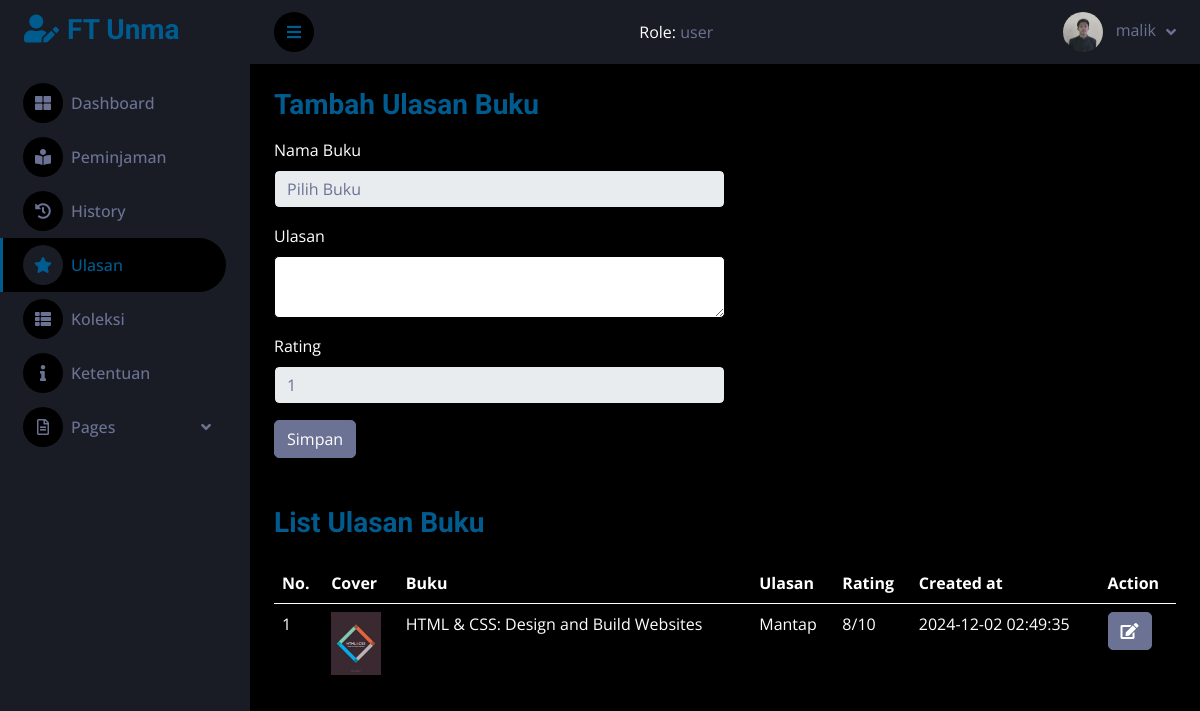
The app's page /dashboard/ulasan.php (signed in) with its own data.
### tables this page shows
CREATE TABLE `user` (
  `UserID` int(11) NOT NULL,
  `Username` varchar(255) NOT NULL,
  `Password` varchar(255) NOT NULL,
  `NPM` int(11) NOT NULL,
  `Email` varchar(255) NOT NULL,
  `NamaLengkap` varchar(255) NOT NULL,
  `Alamat` text NOT NULL,
  `Role` enum('user','petugas','admin') DEFAULT 'user',
  `status` enum('unactive','active') DEFAULT 'unactive',
  `Gambar` varchar(255) DEFAULT NULL,
  `created_at` datetime NOT NULL DEFAULT current_timestamp()
);

CREATE TABLE `ulasanbuku` (
  `UlasanID` int(11) NOT NULL,
  `UserID` int(11) NOT NULL,
  `BukuID` int(11) NOT NULL,
  `Ulasan` text NOT NULL,
  `Rating` int(11) NOT NULL,
  `Created_at` timestamp NOT NULL DEFAULT current_timestamp()
);

CREATE TABLE `buku` (
  `BukuID` int(11) NOT NULL,
  `Judul` varchar(255) NOT NULL,
  `Penulis` varchar(255) NOT NULL,
  `Penerbit` varchar(255) NOT NULL,
  `TahunTerbit` int(11) NOT NULL,
  `JumlahBuku` varchar(3) NOT NULL,
  `ISBN` varchar(17) NOT NULL,
  `Gambar` varchar(255) DEFAULT NULL
);

### dashboard/get_gambar.php (called while the page is built)
<?php
if (isset($_SESSION['username'])) {
    $username = $_SESSION['username'];
    $sql = mysqli_query($conn, "SELECT * FROM user WHERE Username='$username'");
    $data = mysqli_fetch_array($sql);
}
?>

### dashboard/ulasan.php (the view, shortened to what this page needs)
<?php
include "../koneksi.php";
include "get_gambar.php";
?>
<!DOCTYPE html>
<html lang="en">
<head>
    <link href="https://cdnjs.cloudflare.com/ajax/libs/font-awesome/5.10.0/css/all.min.css" rel="stylesheet">
    <link href="https://cdn.jsdelivr.net/npm/bootstrap-icons@1.4.1/font/bootstrap-icons.css" rel="stylesheet">
    <link href="lib/owlcarousel/assets/owl.carousel.min.css" rel="stylesheet">
    <link href="lib/tempusdominus/css/tempusdominus-bootstrap-4.min.css" rel="stylesheet" />
    <link href="css/bootstrap.min.css?version=1.2" rel="stylesheet">
    <link href="css/style.css?version=1.1" rel="stylesheet">
</head>
<body>
    <div class="container-fluid position-relative d-flex p-0">
        <?php
        require "sidebar.php";
        ?>
        <div class="content">
            <?php
            require "navbar.php";
            ?>
            <div class="container-fluid pt-4 px-4">
                <div class="col-12 col-md-6">
                    <h3 style="color: #005b8f;">Tambah Ulasan Buku</h3>
                    <form action="" method="post" enctype="multipart/form-data">
                        <div class="my-3">
                            <label for="BukuID" class="mb-2 text-white">Nama Buku</label>
                            <select id="BukuID" name="BukuID" class="form-control" required>
                                <option value="">Pilih Buku</option>
                            </select>
                        </div>
                        <div class="my-3">
                            <label for="Ulasan" class="mb-2" style="color: white;">Ulasan</label>
                            <textarea class="form-control" style="color: black; background: white;" name="Ulasan" id="Ulasan" required></textarea>
                        </div>
                        <div class="my-3">
                            <label for="Rating" class="mb-2" style="color: white;">Rating</label>
                            <select name="Rating" class="form-control" id="Rating" required>
                                <?php for ($i = 1; $i <= 10; $i++): ?>
                                    <option value="<?php echo $i; ?>"><?php echo $i; ?></option>
                                <?php endfor; ?>
                            </select>
                        </div>
                        <div>
                            <button type="submit" class="btn btn-light" name="simpan">Simpan</button>
                        </div>
                    </form>
                </div>
                <div class="mt-5">
                    <h3 style="color: #005b8f;">List Ulasan Buku</h3>
                    <div class="table-responsive mt-4">
                        <table class="table" style="color: white;">
                            <thead>
                                <tr>
                                    <th>No.</th>
                                    <th>Cover</th>
                                    <th>Buku</th>
                                    <th>Ulasan</th>
                                    <th>Rating</th>
                                    <th>Created at</th>
                                    <th>Action</th>
                                </tr>
                            </thead>
                            <tbody>
                                <?php
                                $userID = $_SESSION['user']['UserID'];
                                $sql = mysqli_query($conn, "SELECT*FROM ulasanbuku
                                LEFT JOIN user ON user.UserID = ulasanbuku.UserID
                                LEFT JOIN buku ON buku.BukuID = ulasanbuku.BukuID
                                WHERE ulasanbuku.UserID = '$userID'");
                                $count = mysqli_num_rows($sql);
                                if ($count == 0) {
                                ?>
                                    <tr>
                                        <td colspan="6" class="text-center">List Ulasan Tidak Tersedia!</td>
                                    </tr>
                                    <?php
                                } else {
                                    $jumlah = 1;
                                    while ($data = $sql->fetch_assoc()) {
                                    ?>
                                        <tr>
                                            <td><?php echo $jumlah; ?></td>
                                            <td>
                                                <img src="imgbuku/<?php echo $data['Gambar']; ?>" alt="Gambar Buku" style="width: 50px; height: auto;">
                                            </td>
                                            <td><?php echo $data['Judul']; ?></td>
                                            <td><?php echo $data['Ulasan']; ?></td>
                                            <td><?php echo $data['Rating']; ?>/10</td>
                                            <td><?php echo $data['Created_at']; ?></td>
                                            <td>
                                                <a href="ulasan_detail.php?id=<?php echo $data['UlasanID']; ?>" class="btn btn-light"><i class="fas fa-edit"></i></a>
                                            </td>
                                        </tr>
                                <?php
                                        $jumlah++;
                                    }
                                }
                                ?>
                            </tbody>
                        </table>
                    </div>
                </div>
            </div>
        </div>
    </div>
</body>
</html>

### dashboard/navbar.php (shortened to what this page needs)
<nav class="navbar navbar-expand bg-secondary navbar-dark sticky-top px-4 py-0">
    <a href="#" class="sidebar-toggler flex-shrink-0">
        <i class="fa fa-bars"></i>
    </a>
    <div class="nav-item ms-auto">
        <span style="color: white;">Role: </span>
        <span><?php echo $_SESSION['user']['role'] ?></span>
    </div>
    <div class="navbar-nav align-items-center ms-auto">
        <div class="nav-item dropdown">
            <a href="#" class="nav-link dropdown-toggle" data-bs-toggle="dropdown">
                <?php if (isset($data['Gambar'])): ?>
                    <img class="rounded-circle me-lg-2" src="img/<?php echo htmlspecialchars($data['Gambar']); ?>" alt="" style="width: 40px; height: 40px;">
                <?php else: ?>
                    <img class="rounded-circle me-lg-2" src="img/default.jpg" alt="" style="width: 40px; height: 40px;">
                <?php endif; ?>
                <span class="d-none d-lg-inline-flex"><?php echo htmlspecialchars($_SESSION['username']); ?></span>
            </a>
        </div>
    </div>
</nav>

### dashboard/css/style.css (style rules this page uses)
:root { --primary: #005b8f; --secondary: #191C24; --light: #6C7293; --dark: #000000; }
.btn { transition: .5s; }
.content { margin-left: 250px; min-height: 100vh; background: var(--dark); transition: 0.5s; }
@media (min-width: 992px) { .content { width: calc(100% - 250px); } }
.content .navbar .navbar-nav .nav-link { margin-left: 25px; padding: 12px 0; color: var(--light); outline: none; }
.content .navbar .sidebar-toggler, .content .navbar .navbar-nav .nav-link i { width: 40px; height: 40px; display: inline-flex; align-items: center; justify-content: center; background: var(--dark); border-radius: 40px; }
.content .navbar .dropdown-toggle::after { margin-left: 6px; vertical-align: middle; border: none; content: "\f107"; font-family: "Font Awesome 5 Free"; font-weight: 900; transition: .5s; }

### records on screen
user: Gambar (picture)
ulasanbuku: BukuID.Gambar (picture), BukuID.Judul "HTML & CSS: Design and Build Websites", Ulasan "Mantap", Rating "8", Created_at "2024-12-02 02:49:35"

### other values on screen
$_SESSION['user']['role'] "user"
$_SESSION['username'] "malik"
form field Rating "1"
